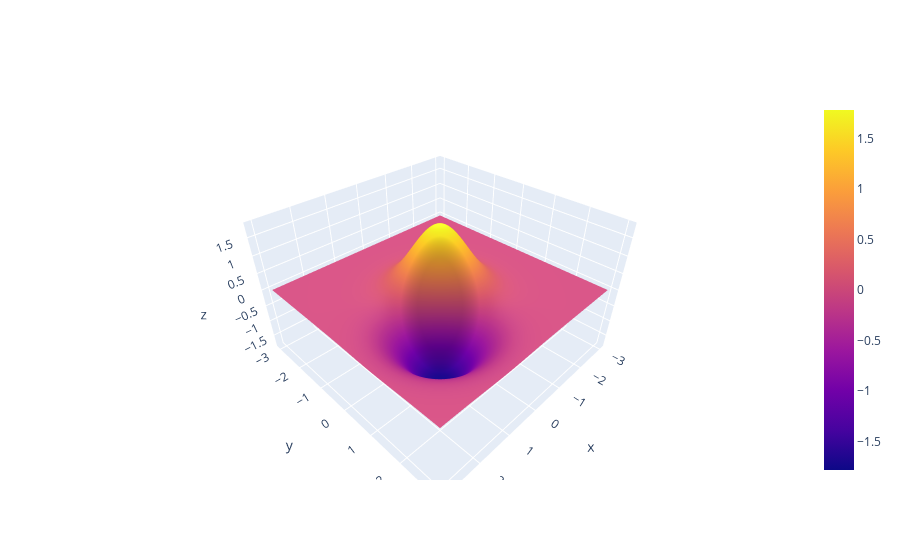

This figure's notebook cell:
### Code cell
plot_fun(resta_exponenciales, (-3,3,-3,3))

### Figure 1 — Plotly figure (JSON) as saved in the notebook; plotly's stock layout.template omitted (floating-point values rounded to 4 significant figures; data arrays with more than 128 entries replaced by an {"elided": "..."} marker saying what was removed)
{"data": [{"type": "surface", "x": {"elided": "100x100 float values"}, "y": {"elided": "100x100 float values"}, "z": {"elided": "100x100 float values"}}], "layout": {}}
